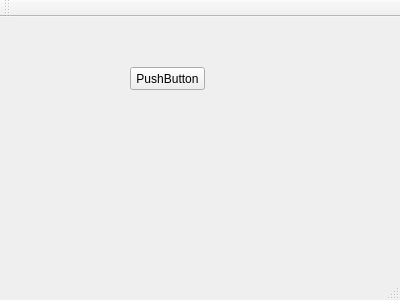
<?xml version="1.0" encoding="UTF-8"?>
<ui version="4.0">
 <class>MainWindow</class>
 <widget class="QMainWindow" name="MainWindow">
  <property name="geometry">
   <rect>
    <x>0</x>
    <y>0</y>
    <width>400</width>
    <height>300</height>
   </rect>
  </property>
  <property name="windowTitle">
   <string>MainWindow</string>
  </property>
  <widget class="QWidget" name="centralWidget">
   <widget class="QPushButton" name="pushButton">
    <property name="geometry">
     <rect>
      <x>130</x>
      <y>50</y>
      <width>75</width>
      <height>23</height>
     </rect>
    </property>
    <property name="text">
     <string>PushButton</string>
    </property>
   </widget>
  </widget>
  <widget class="QMenuBar" name="menuBar">
   <property name="geometry">
    <rect>
     <x>0</x>
     <y>0</y>
     <width>400</width>
     <height>23</height>
    </rect>
   </property>
  </widget>
  <widget class="QToolBar" name="mainToolBar">
   <attribute name="toolBarArea">
    <enum>TopToolBarArea</enum>
   </attribute>
   <attribute name="toolBarBreak">
    <bool>false</bool>
   </attribute>
  </widget>
  <widget class="QStatusBar" name="statusBar"/>
 </widget>
 <layoutdefault spacing="6" margin="11"/>
 <resources/>
 <connections/>
</ui>
